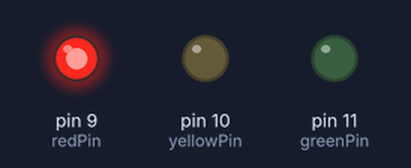
Bench run of a sketch on a simulated Arduino Uno, built with avr-gcc and run on an emulated ATmega328P. Shown: output pins drawn as LEDs (lit = HIGH).

Above: at 1.5 s.
At 3.5 s:
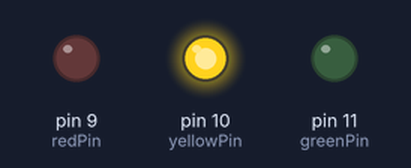
At 5.5 s:
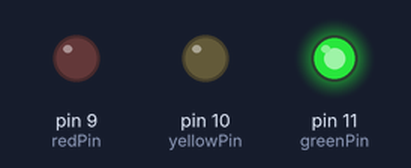
Timing chart, 0 to 10.4 s (numbered marks = the images above):
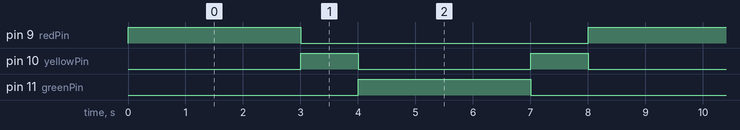

Measured:
- by itself, pin 9 (redPin), pin 11 (greenPin): alternates HIGH for 3.0 s and LOW for 5.0 s
- by itself, pin 10 (yellowPin): alternates HIGH for 1.0 s and LOW for 3.0 s
- by itself, everything shown: repeats every 8.0 s, in 4 steps

The sketch:

main.ino
```cpp
// Traffic Light Controller
const int redPin = 9;
const int yellowPin = 10;
const int greenPin = 11;
void setup() {
pinMode(redPin, OUTPUT);
pinMode(yellowPin, OUTPUT);
pinMode(greenPin, OUTPUT);
}
void loop() {
// Red phase — STOP
digitalWrite(redPin, HIGH);
digitalWrite(yellowPin, LOW);
digitalWrite(greenPin, LOW);
delay(3000); // Red for 3 seconds
// Yellow phase — READY
digitalWrite(redPin, LOW);
digitalWrite(yellowPin, HIGH);
delay(1000); // Yellow for 1 second
// Green phase — GO
digitalWrite(yellowPin, LOW);
digitalWrite(greenPin, HIGH);
delay(3000); // Green for 3 seconds
// Yellow again before red
digitalWrite(greenPin, LOW);
digitalWrite(yellowPin, HIGH);
delay(1000);
}
```
